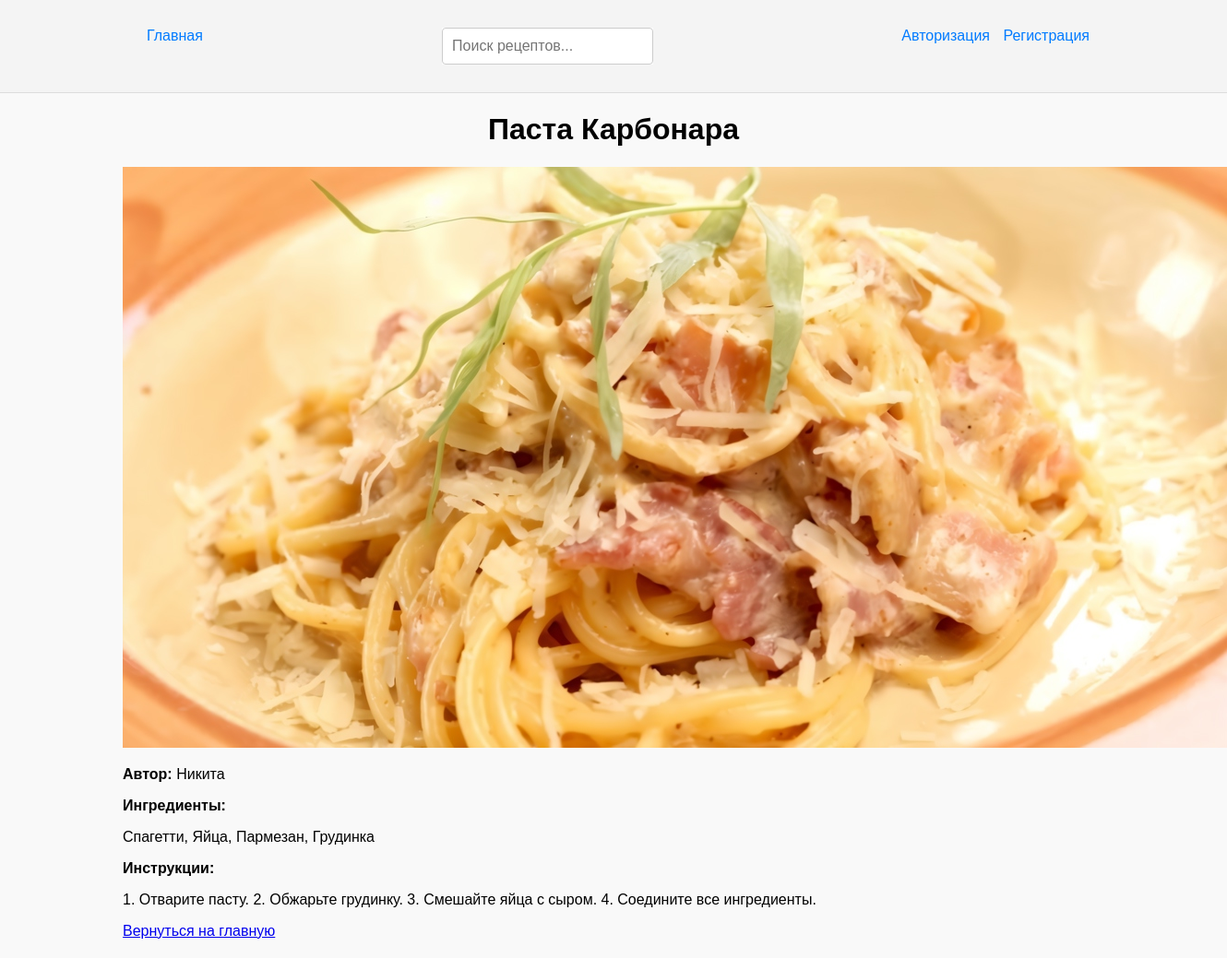
Page /recipe.php?id=35 on the committed database.
### tables this page shows
CREATE TABLE `recipes` (
                           `id` int(11) NOT NULL,
                           `user_id` int(11) NOT NULL,
                           `name` varchar(255) NOT NULL,
                           `ingredients` text NOT NULL,
                           `instructions` text NOT NULL,
                           `image` varchar(255) DEFAULT NULL,
                           `created_at` timestamp NOT NULL DEFAULT CURRENT_TIMESTAMP
);

CREATE TABLE `users` (
                         `id` int(11) NOT NULL,
                         `username` varchar(50) NOT NULL,
                         `email` varchar(255) NOT NULL,
                         `password_hash` varchar(255) NOT NULL,
                         `created_at` timestamp NOT NULL DEFAULT CURRENT_TIMESTAMP
);

### public/recipe.php (the view, shortened to what this page needs)
<?php
require '../config/db.php';
$recipe_id = $_GET['id'];
try {
    $query = $pdo->prepare("
        SELECT r.*, u.username
        FROM recipes r
        JOIN users u ON r.user_id = u.id
        WHERE r.id = :id
    ");
    $query->execute(['id' => $recipe_id]);
    $recipe = $query->fetch();
} catch (PDOException $e) {
    die("Ошибка: " . $e->getMessage());
}
include '../templates/header.php';
?>
<h1><?= htmlspecialchars($recipe['name']) ?></h1>
<div class="container">
    <img src="<?= $recipe['image']?>" alt="">
    <p><strong>Автор:</strong> <?= htmlspecialchars($recipe['username']) ?></p>
    <p><strong>Ингредиенты:</strong></p>
    <p><?= nl2br(htmlspecialchars($recipe['ingredients'])) ?></p>
    <p><strong>Инструкции:</strong></p>
    <p><?= nl2br(htmlspecialchars($recipe['instructions'])) ?></p>
    <a href="index.php">Вернуться на главную</a>
</div>
<?php include '../templates/footer.php'; ?>

### assets/css/style.css (style rules this page uses)
body { font-family: Arial, sans-serif; background-color: #f9f9f9; margin: 0; padding: 0; }
.container { width: 80%; margin: 20px auto; }
h1 { text-align: center; }

### rows in the picture
recipes: name "Паста Карбонара", image (picture), user.username "Никита", ingredients "Спагетти, Яйца, Пармезан, Грудинка", instructions "1. Отварите пасту. 2. Обжарьте грудинку. 3. Смешайте яйца с сыром. 4. Соедините все ингредиенты."
